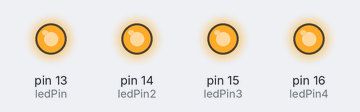
Simulated run of this sketch. Board: Arduino Uno, built with avr-gcc and run on an emulated ATmega328P. Shown: output pins drawn as LEDs (lit = HIGH).

Above: at 0.5 s.
At 1.5 s:
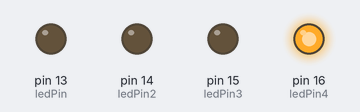
Timing chart, 0 to 3.0 s (numbered marks = the images above):
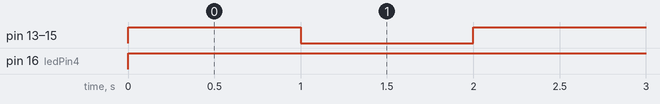

The sketch:

ledBlink.ino
```cpp
int ledPin = 13;
int ledPin2 = 14;
int ledPin3 = 15;
int ledPin4 = 16;


void setup() {
  // put your setup code here, to run once:
  pinMode(ledPin, OUTPUT);
  pinMode(ledPin2, OUTPUT);
  pinMode(ledPin3, OUTPUT);
  pinMode(ledPin4, OUTPUT);
}

void loop() {
  // put your main code here, to run repeatedly:
  digitalWrite(ledPin, HIGH);
  digitalWrite(ledPin2, HIGH);
  digitalWrite(ledPin3, HIGH);
  digitalWrite(ledPin4, HIGH);
  delay(1000);
  digitalWrite(ledPin, LOW);
  digitalWrite(ledPin2, LOW);
  digitalWrite(ledPin3, LOW);
  digitalWrite(ledPin4, HIGH);
  delay(1000);
}
```

Measured:
- by itself, pin 13 (ledPin), pin 14 (ledPin2), pin 15 (ledPin3): alternates HIGH for 1.0 s and LOW for 1.0 s
- by itself, pin 16 (ledPin4): LOW → HIGH at 0.00 s
